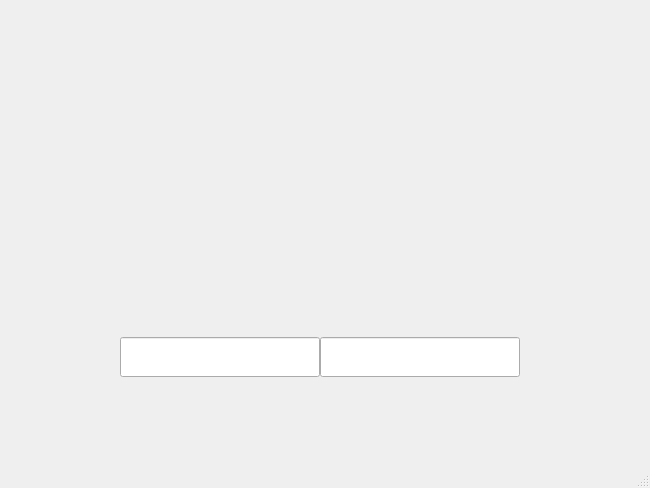
<?xml version="1.0" encoding="UTF-8"?>
<ui version="4.0">
 <class>Dialog</class>
 <widget class="QDialog" name="Dialog">
  <property name="geometry">
   <rect>
    <x>0</x>
    <y>0</y>
    <width>650</width>
    <height>488</height>
   </rect>
  </property>
  <property name="windowTitle">
   <string>Dialog</string>
  </property>
  <property name="sizeGripEnabled">
   <bool>true</bool>
  </property>
  <widget class="QLineEdit" name="lineEdit">
   <property name="geometry">
    <rect>
     <x>120</x>
     <y>337</y>
     <width>200</width>
     <height>40</height>
    </rect>
   </property>
  </widget>
  <widget class="QLineEdit" name="lineEdit_2">
   <property name="geometry">
    <rect>
     <x>320</x>
     <y>337</y>
     <width>200</width>
     <height>40</height>
    </rect>
   </property>
  </widget>
 </widget>
 <resources/>
 <connections/>
</ui>
